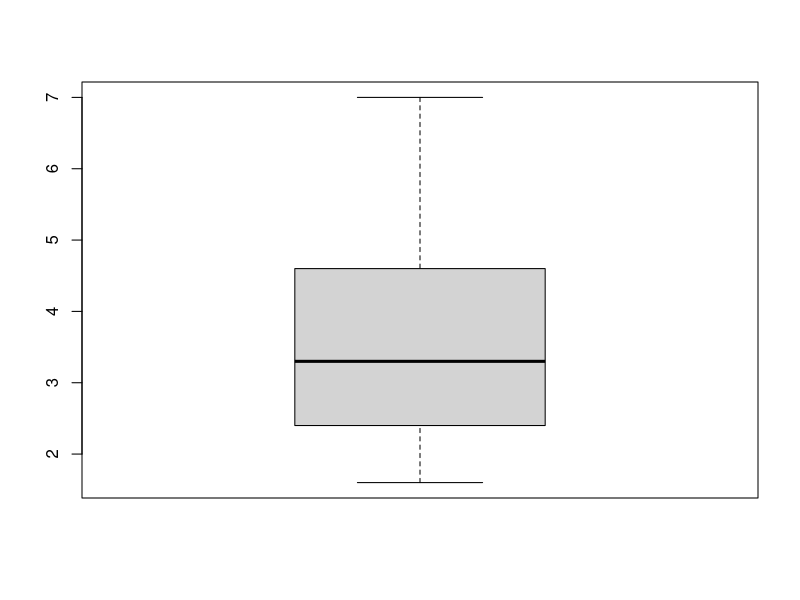

Reproduce this figure in R.

library(ggplot2)

mpg

names(mpg)

#234 rows and 11 variables 

#numeric variable(s)
length(mpg$displ) #234
mean(mpg$displ) #3.4195
sd(mpg$displ, na.rm = FALSE) #1.291959
summary(mpg$displ)

#boxplot for displ

boxplot(mpg$displ) 

#character variables 
#manufacturer, model, trans, drv, fl, class

#create a table of counts/proportions of alternative variable values

table(mpg$manufacturer)
prop.table(table(mpg$manufacturer))

table(mpg$model)
prop.table(table(mpg$model))

table(mpg$trans)
prop.table(table(mpg$trans))

table(mpg$drv)
prop.table(table(mpg$drv))

table(mpg$fl)
prop.table(table(mpg$fl))

table(mpg$class)
prop.table(table(mpg$class))
